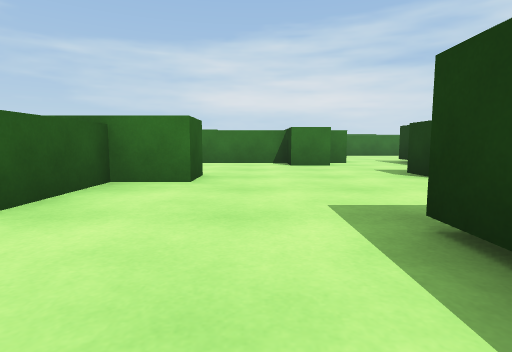
View 1 (above)

24 first-person views from a walk through a 3-D level made in the Unity game engine. The camera is 0.55 m above the floor, tilts 6° down and sees 80° across. The floor is counted in squares, 1 m on a side. Each view is taken from the middle of a square. On the plan, view 1 faces up. The plan holds only what a view shows up to about 9 squares ahead; the rest is blank. The place goes on beyond the plan. The player is left out.

View 2
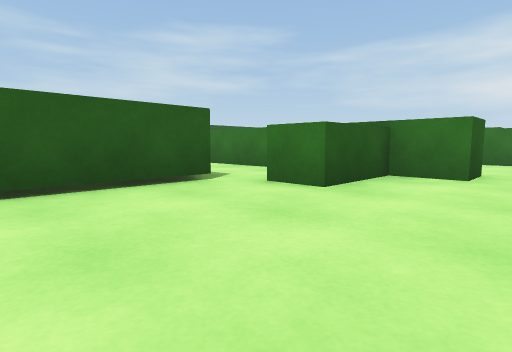

View 3
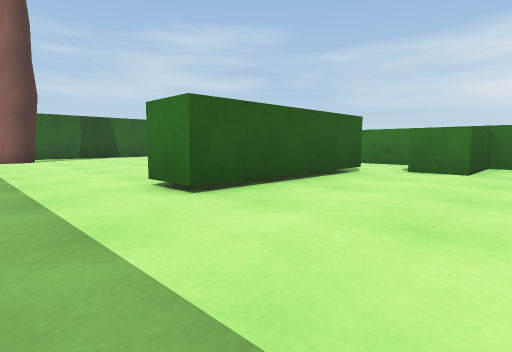

View 4
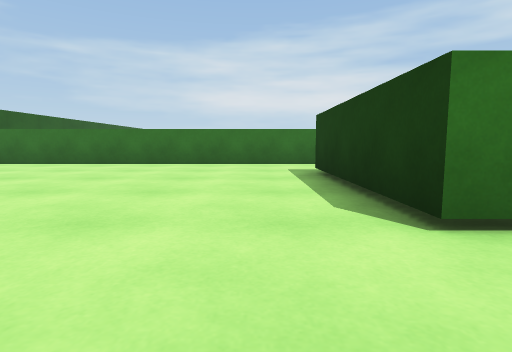

View 5
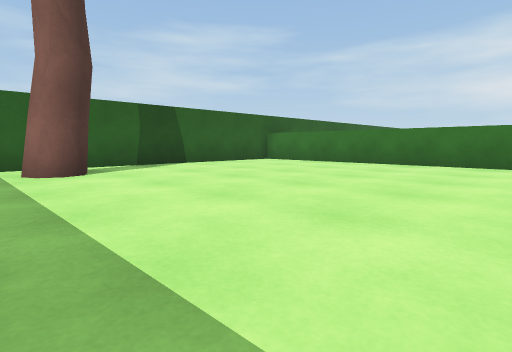

View 6
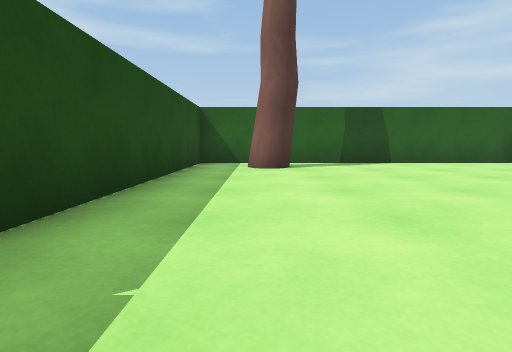

View 7
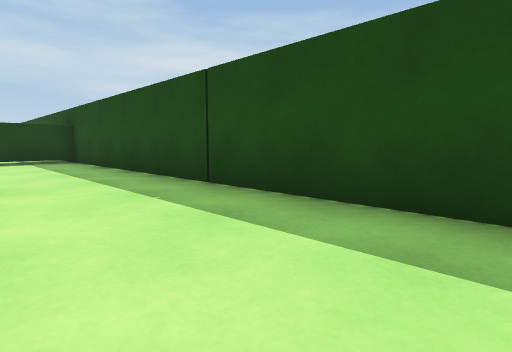

View 8
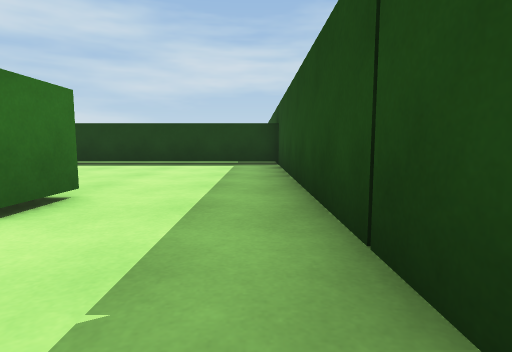

View 9
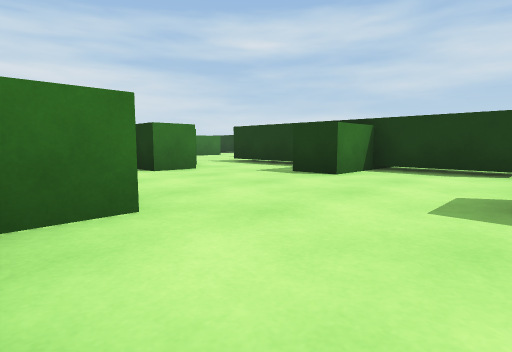

View 10
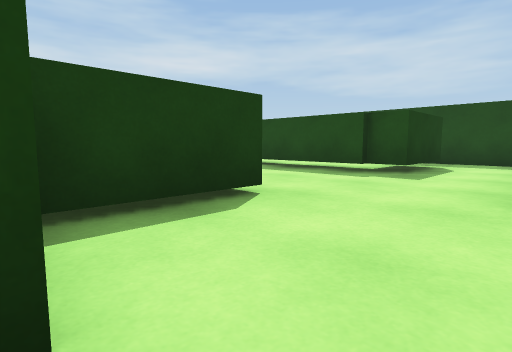

View 11
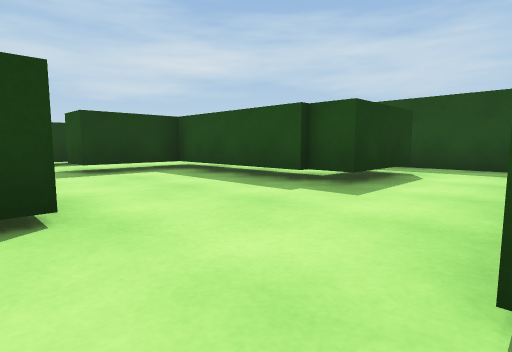

View 12
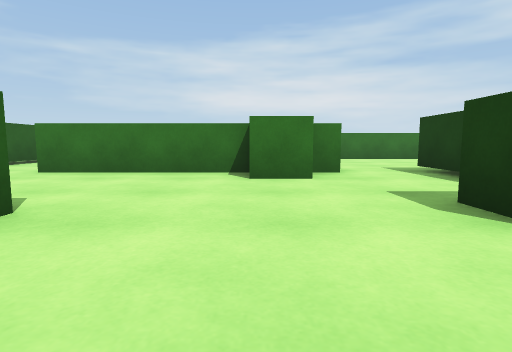

View 13
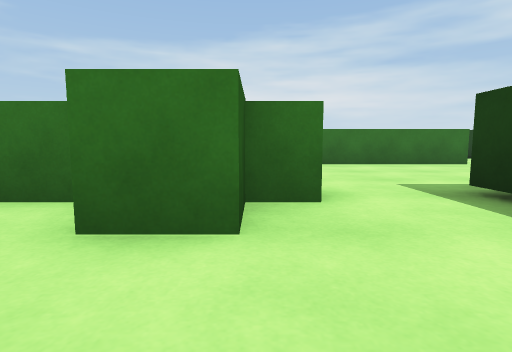

View 14
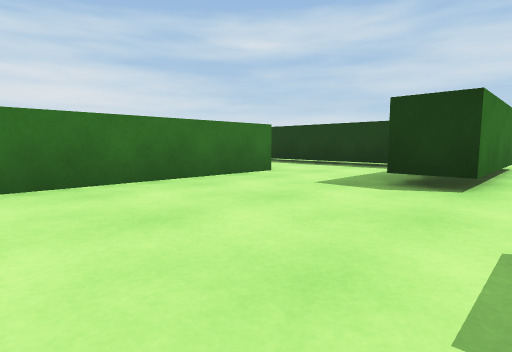

View 15
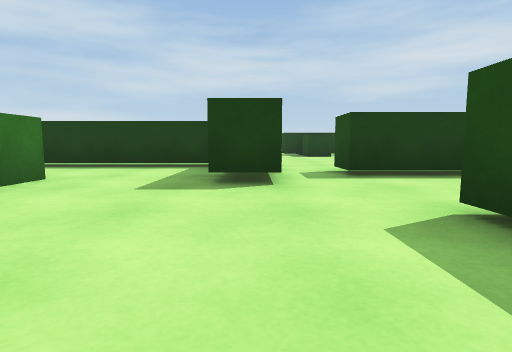

View 16
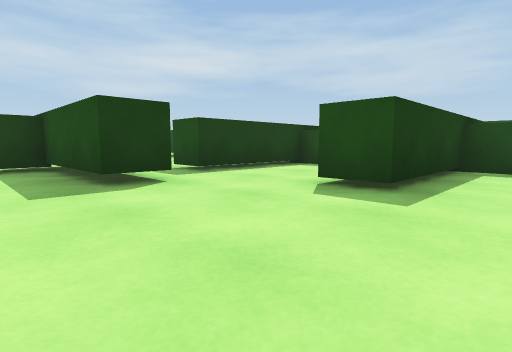

View 17
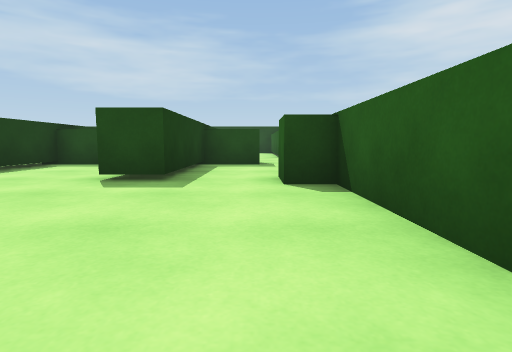

View 18
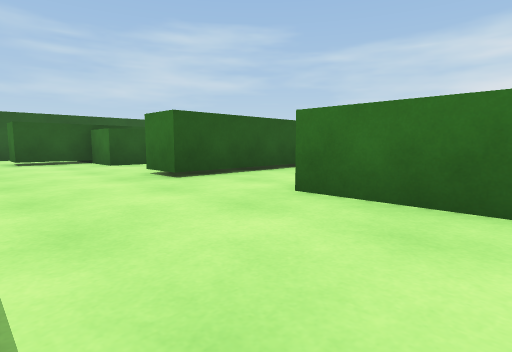

View 19
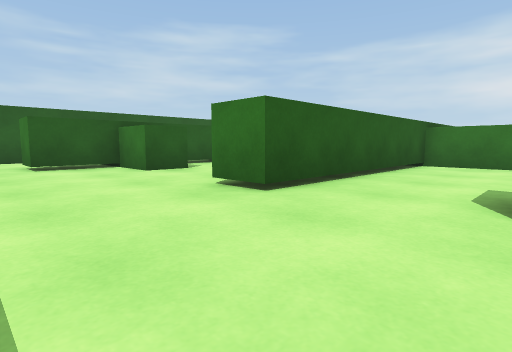

View 20
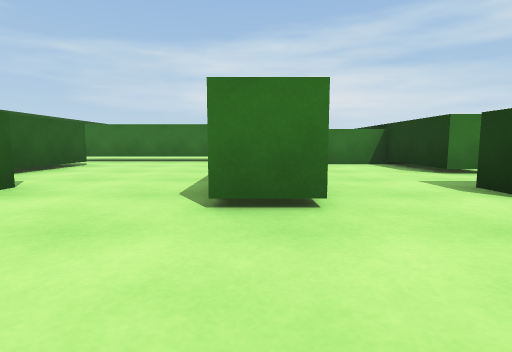

View 21
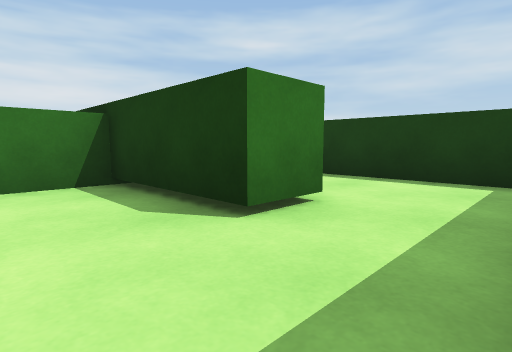

View 22
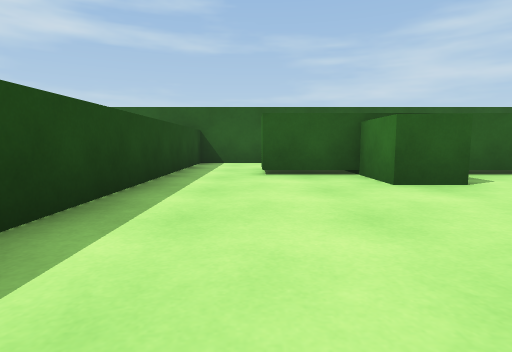

View 23
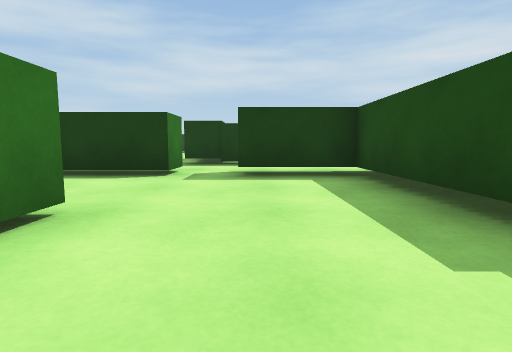

View 24
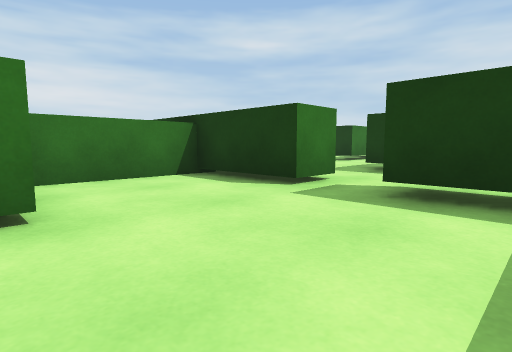

### Floor plan
Key: @ floor where view 1 was taken; # wall or solid block; . floor; B block; T tree; H thing the floor can be seen under or through.
Columns run from 14 left of view 1 to 12 right of it. Each row starts with its distance up from view 1.
 16                         .#.
 15    .... #####    #####...#.
 14    .....#...#    ........#.
 13    #....#...#..##........#.
 12    #....#...#..##........#.
 11    #....#......##.....####.
 10    #....#......##..........
  9    ##...#..######..#...#...
  8   .#...........##..#...#
  7 #..................# ..#
  6 #..................# ..#
  5 ##############...#######
  4 #..........BB......#...# ..
  3 #..........BB......#...#..#
  2 #.........................#
  1 #.........#....##......B.##
  0 #.........#...@# ......B.
 -1 #.........#....# .BHHHH .
 -2 #.........#....# .B .....
 -3 #.T............# .B ..
 -4 #..............# ...
 -5 ####################

Where each view was taken, in squares from view 1:
view 1: 0 up, 0 right, facing up
view 2: 1 down, 0 right, facing up-left
view 3: 4 down, 1 left, facing up-left
view 4: 4 down, 6 left, facing up
view 5: 4 down, 6 left, facing up-left
view 6: 3 down, 5 left, facing left
view 7: 2 down, 9 left, facing down-right
view 8: 4 down, 7 left, facing right
view 9: 2 up, 2 left, facing up-right
view 10: 5 up, 2 right, facing down-right
view 11: 3 up, 2 right, facing down-right
view 12: 3 up, 1 right, facing up
view 13: 6 up, 2 right, facing up
view 14: 10 up, 3 right, facing up-right
view 15: 11 up, 3 right, facing right
view 16: 13 up, 3 right, facing down-right
view 17: 14 up, 3 right, facing down
view 18: 6 up, 1 left, facing up-left
view 19: 6 up, 3 left, facing up-left
view 20: 6 up, 6 left, facing up
view 21: 10 up, 4 left, facing up-right
view 22: 7 up, 5 left, facing left
view 23: 1 up, 3 right, facing right
view 24: 0 up, 5 right, facing up-right
